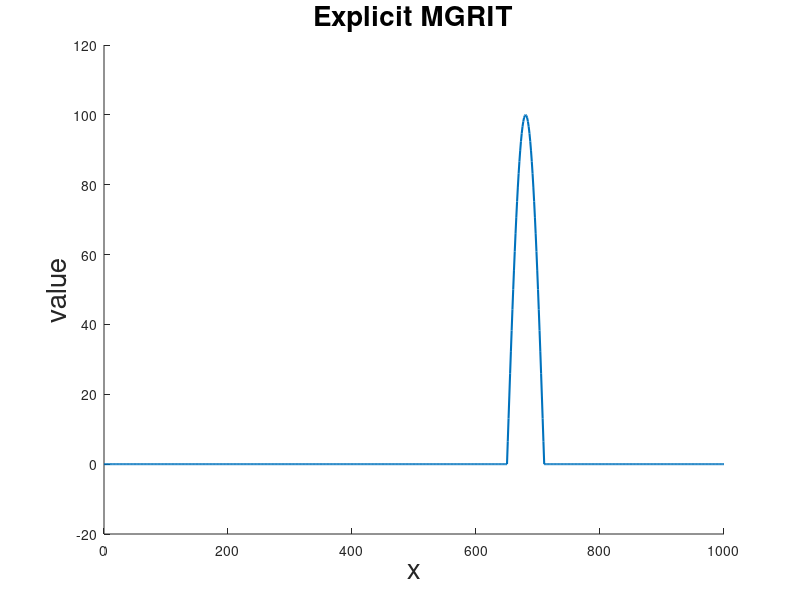

Recreate this plot in MATLAB. (Note: this script raises an error after producing the figure.)
function MGRIT_explicit_driver()
option = 'NoCoarseDirect';
h = 1.25;
dt = 1;
x = 0:h:1000;
l = length(x);
N = 601;
Y = zeros(1, l);
for i = 1:length(x)
    if x(i) > 49 && x(i) < 111
        Y(i) = 100*sin(pi*(x(i)-50)/60);
    end
end
Y = repmat(Y,1,N);
fc_ratio = 2;
level = 2;
iter = 155;

f = figure;
% subplot(2,1,1)
title('Explicit MGRIT','FontSize',20)
hold on
% subplot(2,1,2)
% title('Results for all time steps')
% hold on
% axis tight manual

%% Plot theoretical answer
Z = zeros(1, l);
for i = 1:length(x)
    if x(i) > 49 + N && x(i) < 111 + N - 1
        Z(i) = 100*sin(pi*(x(i)-(50 + N-1))/60);
    end
end
% subplot(2,1,1)
p_Z = plot(x, Z, 'LineWidth', 1.5); M0 = 'Exact solution';
ylim([-20 120])
ylabel('value','FontSize',20)
xlabel('x','FontSize',20)
% title('Explicit MGRIT without coarest explicit and with fine update','FontSize',15)

%% Plot MGRIT explicit result by iteration
for i = 1:iter
    Y = MGRIT_explicit_method1(Y, h, dt, N, fc_ratio, level, option);
%     subplot(2,1,1)
    plot(x, Y(l*(N-1) + 1:l*N));
%     subplot(2,1,2)
%     plot(linspace(0, N, l*N), Y);
    pause(0.05)
end
plot(x, Y(l*(N-1) + 1:l*N), 'LineWidth', 2);

%% Plot explicit time marching result
Y_ETM = zeros(1, l);
for i = 1:length(x)
    if x(i) > 49 && x(i) < 111
        Y_ETM(i) = 100*sin(pi*(x(i)-50)/60);
    end
end
for i = 1:N-1
    Y_ETM = Lax_Wendroff(Y_ETM, h, dt);
end
% subplot(2,1,1)
p_ETM = plot(x, Y_ETM,'LineWidth',2); M1 = 'Lax-Wendroff';
legend([p_Z,p_ETM], M0, M1,'FontSize',15);
pause(0.5)

%% Plot implicit time marching result
% Y_ITM = zeros(1, l);
% for i = 1:length(x)
%     if x(i) > 49 && x(i) < 111
%         Y_ITM(i) = 100*sin(pi*(x(i)-50)/60);
%     end
% end
% for i = 1:N-1
%     Y_ITM = backward_euler(Y_ITM, h, dt);
% end
% subplot(2,1,1)
% p_ITM = plot(x, Y_ITM,'LineWidth',2); M2 = 'Backward Euler';
% legend([p_Z,p_ITM], M0, M2,'FontSize',15);
% pause(0.5)

%% Plot with coarse grids
ratio = fc_ratio^(level - 1);
h = h * ratio;
dt = dt * ratio;
x = 0:h:300;
Y_2 = zeros(size(x));
for i = 1:length(x)
    if x(i) > 49 && x(i) < 111
        Y_2(i) = 100*sin(pi*(x(i)-50)/60);
    end
end
for i = 1:N/ratio - 1
    Y_2 = Lax_Wendroff(Y_2, h, dt);
end
Y_2 = Lax_Wendroff(Y_2, h, dt/ratio);
Y_2 = Lax_Wendroff(Y_2, h, dt/ratio);
Y_2 = Lax_Wendroff(Y_2, h, dt/ratio);
p_2 = plot(x, Y_2, '-x'); M3 = 'Explicit with coarsest grids';
legend([p_ETM; p_2], M1, M3);

end
